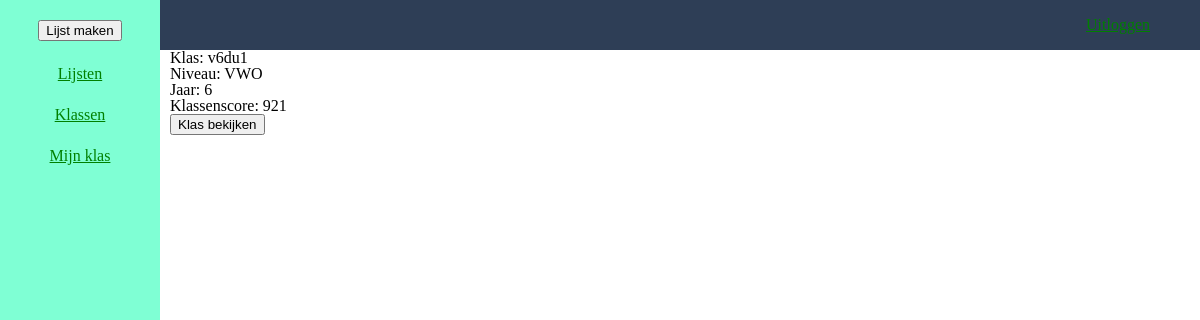
Page /klassen.php (signed in) on the committed database.
### tables this page shows
CREATE TABLE `klassen` (
  `klasId` int(11) NOT NULL,
  `klasNaam` varchar(255) NOT NULL,
  `klasNiveau` varchar(255) NOT NULL,
  `klasJaar` int(11) NOT NULL,
  `klasScore` int(11) NOT NULL,
  `klasDocentId` int(11) NOT NULL,
  `klasDocentNaam` varchar(535) NOT NULL,
  `klasCharacterData` text NOT NULL DEFAULT '[{"type":"hoed","x":"68","y":"1"},{"type":"hoofd","x":"100","y":"20"},{"type":"buik","x":"102","y":"135"},{"type":"broek","x":"112","y":"195"},{"type":"schoenen","x":"87","y":"273"}]'
);

### klassen.php (the view, shortened to what this page needs)
<?php
include 'loginHeader.php';
include 'sidebar.php';
?>
<main class="main-sidebar">
    <?php
    require "includes/dbh.inc.php";
    $sql = "SELECT * FROM klassen";
    $stmt = mysqli_stmt_init($conn);
    if(!mysqli_stmt_prepare($stmt, $sql)) {
        header("Location: /?error=sqlerror");
        exit();
    } else {
        mysqli_stmt_execute($stmt);
        $result = mysqli_stmt_get_result($stmt);
        if(mysqli_num_rows($result) > 0) {
            while($lijst = mysqli_fetch_assoc($result)) {
    ?>
        <div class="klasDiv">
            <p><?php echo 'Klas: ' . $lijst['klasNaam'] ?></p>
            <p><?php echo 'Niveau: ' . $lijst['klasNiveau'] ?></p>
            <p><?php echo 'Jaar: ' . $lijst['klasJaar'] ?></p>
            <p><?php echo 'Klassenscore: ' . $lijst['klasScore'] ?></p>
            <button class="klasBekijkButton">Klas bekijken</button>
        </div>
    <?php
            }
        }
    }
    ?>
</main>
<?php
include 'defaultFooter.php';
?>

### css/style.css (style rules this page uses)
html, body, div, span, applet, object, iframe, h1, h2, h3, h4, h5, h6, p, blockquote, pre, a, abbr, acronym, address, big, cite, code, del, dfn, em, img, ins, kbd, q, s, samp, small, strike, strong, sub, sup, tt, var, b, u, i, center, dl, dt, dd, ol, ul, li, fieldset, form, label, legend, table, caption, tbody, tfoot, thead, tr, th, td, article, aside, canvas, details, embed, figure, figcaption, footer, header, hgroup, menu, nav, output, ruby, section, summary, time, mark, audio, video { margin: 0; padding: 0; border: 0; font-size: 100%; font: inherit; vertical-align: baseline; }
body { line-height: 1; }
.main-sidebar { margin-left: 160px; padding: 0px 10px; }

### rows in the picture
klassen: klasNaam "v6du1", klasNiveau "VWO", klasJaar "6", klasScore "921"
